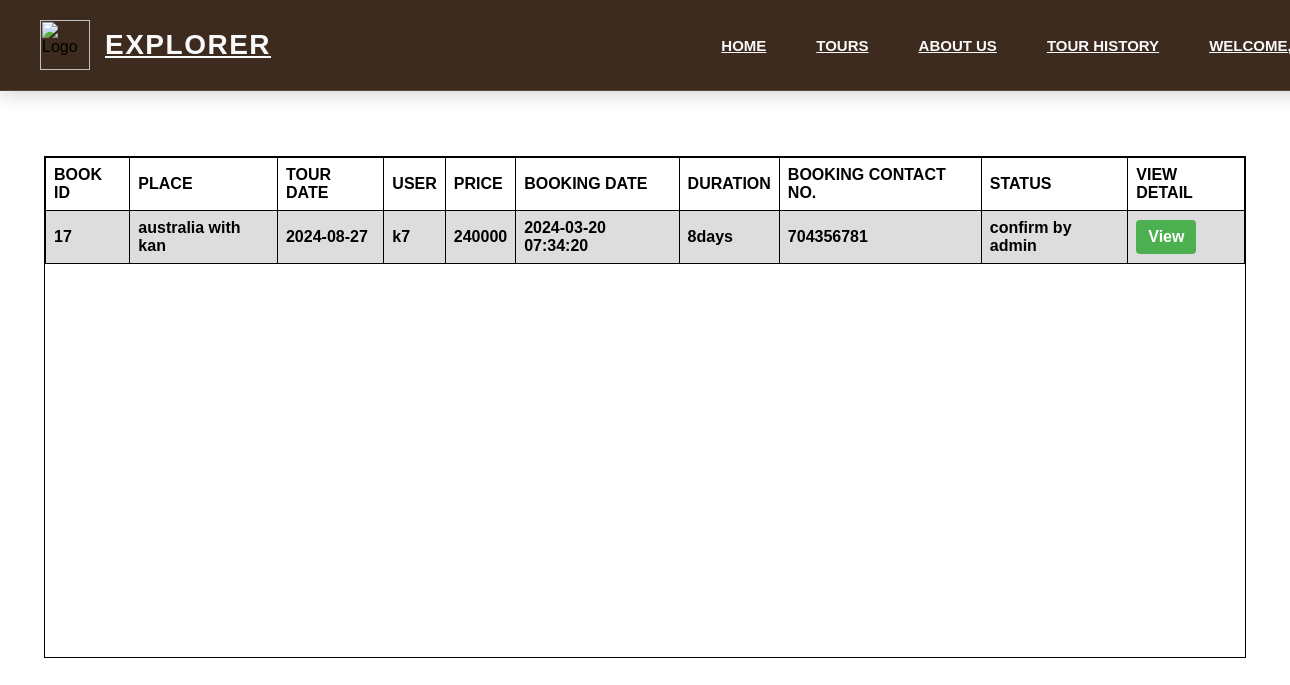
Page /tourhistory.php (signed in) on the committed database.
### tables this page shows
CREATE TABLE `book` (
  `id` int(99) NOT NULL,
  `user` varchar(99) NOT NULL,
  `phone` varchar(9) NOT NULL,
  `email` varchar(99) NOT NULL,
  `tourname` varchar(99) NOT NULL,
  `tourdate` date NOT NULL,
  `tourduration` varchar(99) NOT NULL,
  `totalPrice` int(99) NOT NULL,
  `person1` varchar(99) NOT NULL,
  `noofpeople` int(99) NOT NULL,
  `bookingdate` datetime NOT NULL DEFAULT current_timestamp() ON UPDATE current_timestamp(),
  `bimg` varchar(99) NOT NULL,
  `status` varchar(99) NOT NULL DEFAULT 'pending'
);

### tourhistory.php (the view, shortened to what this page needs)
<?php
require_once('confi.php');
$un = $_SESSION['un'];
$query="SELECT * FROM book where user='$un' " ;
$result = mysqli_query($con,$query);
?>
<html>
    <head>
    </head>
    <body>
    <?php if($_SESSION['un'])
  {?>
     <nav class="navbar">
  <div class="logo-container">
    <img src="img/logo.png" alt="Logo" width="50" height="50">
    <a href="index.php" class="website-name">Explorer</a>
  </div>
  <ul class="nav-links">
    <li><a href="index.php">Home</a></li>
    <li class="dropdown">
      <a href="#">Tours</a>
    </li>
    <li><a href="aboutus.php">About Us</a></li>
    <li><a href="tourhistory.php">Tour History</a></li>
    <?php if($_SESSION['un']) { ?>
      <li><a href="profile.php">Welcome, <?php echo $un;?></a></li>
    <?php } else { ?>
      <li><a href="register.php">Register</a></li>
      <li><a href="login.php">Login</a></li>
    <?php } ?>
  </ul>
</nav>
<?php
}?>
        <center>
        <div class="container">
            <table>
                <tr >
                <th> BOOK ID</th>
                <th>PLACE</th>
                <th>TOUR DATE</th>
                <th>USER</th>
                <th>PRICE</th>
                <th>BOOKING DATE</th>
                <th>DURATION</th>
                <th>BOOKING CONTACT NO.</th>
                <th>STATUS</th>
                <th>VIEW DETAIL</th>
            </tr>
                <tr>
                    <?php
                    while($row = mysqli_fetch_assoc($result))
                    {
                        ?>
                        <th ><?php echo $row['id']; ?></th>
                        <th ><?php echo $row['tourname']; ?></th>
                        <th ><?php echo $row['tourdate']; ?></th>
                        <th ><?php echo $row['user']; ?></th>
                        <th ><?php echo $row['totalPrice']; ?></th>
                        <th ><?php echo $row['bookingdate']; ?></th>
                        <th ><?php echo $row['tourduration']; ?></th>
                        <th ><?php echo $row['phone']; ?></th>
                        <th ><?php echo $row['status']; ?></th>
                        <th>
    <?php
    if ($row['status'] == 'confirm by admin') {
        echo '<a href="view.php?id=' . $row['id'] . '" class="button">View</a>';
    } else {
        echo '<button class="disabled" disabled>N/A</button>';
    }
    ?>
</th>
                    </tr>
                        <?php
                    }
                    ?>
            </table>
        </div>
    </center>
    </body>
</html>

### tourhistory.php (style rules this page uses)
.container { width: 1200px; height: 500px; overflow: auto; border:1px solid; margin-top: 5%; }
table { font-family: Arial, sans-serif; border-collapse: collapse; width: auto; }
td, th { border: 1px solid; text-align: left; padding: 8px; }
tr:nth-child(even) { background-color: #dddddd; }
body { margin: 0; font-family: Arial, sans-serif; }
.navbar { background: #3d2b1f; width: 100%; padding: 20px 40px; display: flex; justify-content: space-between; align-items: center; backdrop-filter: blur(12px); border-bottom: 1px solid rgba(255, 255, 255, 0.1); box-shadow: 0 2px 20px rgba(0, 0, 0, 0.2); }
.navbar .logo-container { display: flex; align-items: center; gap: 15px; flex-grow: 1; }
.navbar .website-name { color: #f9f9f9; font-size: 28px; font-weight: 700; text-transform: uppercase; letter-spacing: 1.5px; }
.navbar .nav-links { list-style-type: none; display: flex; gap: 20px; font-size: 15px; margin-left: auto; }
.navbar .nav-links li a { color: #f9f9f9; font-weight: 600; text-transform: uppercase; transition: color 0.3s ease; position: relative; padding: 5px 15px; }
.navbar .nav-links li a::after { content: ''; position: absolute; bottom: -6px; left: 0; width: 0; height: 2px; background: linear-gradient(90deg, #4a6cfa, #b537d2); transition: width 0.3s ease; }
.dropdown { position: relative; }
.button { display: inline-block; padding: 8px 12px; background-color: #4CAF50; color: white; text-align: center; text-decoration: none; border: none; border-radius: 4px; cursor: pointer; }

### rows in the picture
book: id "17", tourname "australia with kan", tourdate "2024-08-27", user "k7", totalPrice "240000", bookingdate "2024-03-20 07:34:20", tourduration "8days", phone "704356781", status "confirm by admin"
